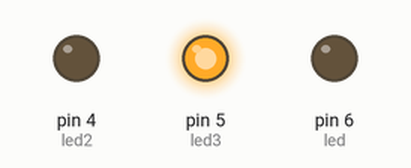
This sketch was run on a simulated Arduino Uno, built with avr-gcc and run on an emulated ATmega328P. Parts: output pins drawn as LEDs (lit = HIGH). Random numbers use the default seed unless the sketch sets one.

Above: at 2.42 s.
At 17.62 s:
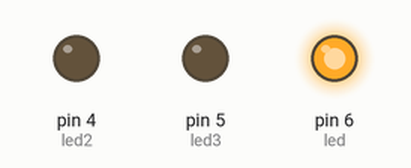
At 33.71 s:
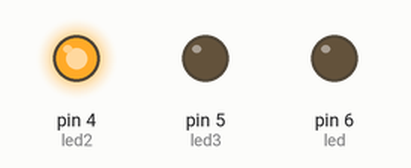
Timing chart, 0 to 40.0 s (numbered marks = the images above):
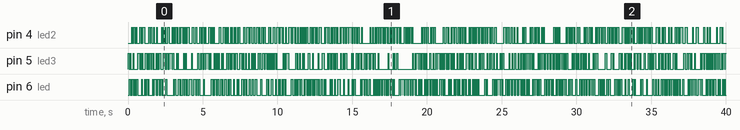

The sketch:

randomico.ino
```cpp
// C++ code
//
int led = 6, led2 = 4, led3 = 5;
int ranNum;
void setup()
{
  pinMode(led, OUTPUT);
  pinMode(led2, OUTPUT);
  pinMode(led3, OUTPUT);
}

void loop()
{
ranNum=random(4,7);
 digitalWrite(ranNum, HIGH);
  delay(40);
digitalWrite(ranNum, LOW);
}
```
